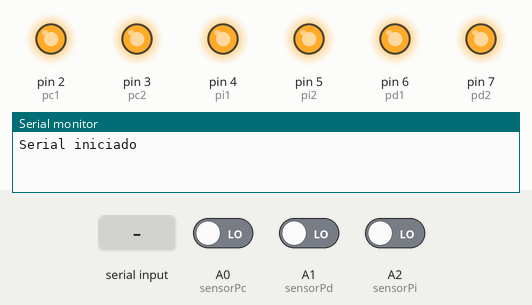
Recording of a sketch running on a simulated Arduino Uno, built with avr-gcc and run on an emulated ATmega328P. Parts: output pins drawn as LEDs (lit = HIGH), the last lines printed to the serial monitor. The test bench sets the inputs (shaded band); at power-on: A0 (sensorPc) LOW, A1 (sensorPd) LOW, A2 (sensorPi) LOW.

Above: at 1.2 s.
1.3 s: "a" received over Serial
At 1.42 s:
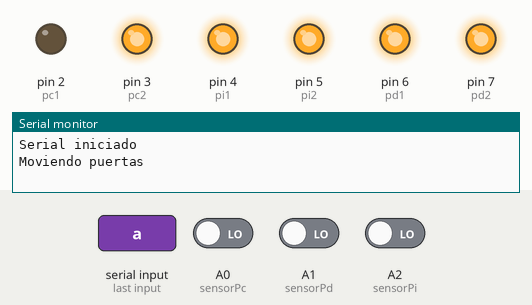
3.2 s: "z" received over the second serial link
At 3.32 s:
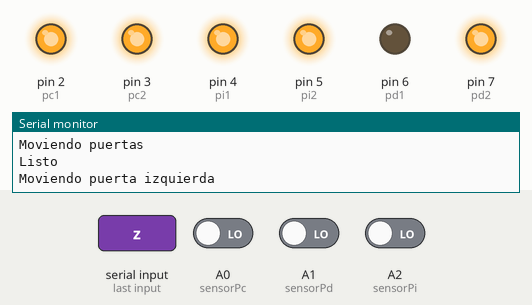
6.1 s: "x" received over Serial
At 6.7 s:
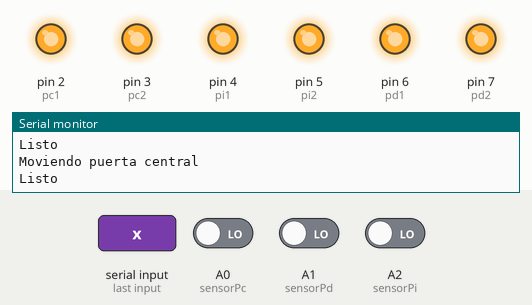
7.6 s: "y" received over the second serial link
At 8.72 s:
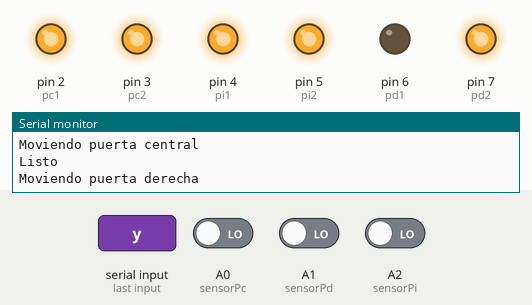
Timing chart, 0 to 10.6 s (numbered marks = the images above; inputs shaded):
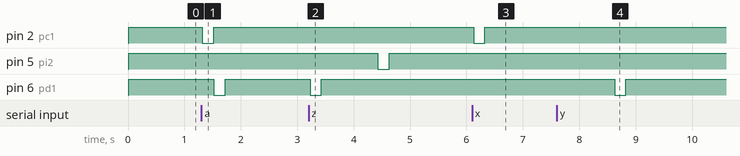

Measured:
- after the input at 1.3 s, pin 2 (pc1): HIGH → LOW at once, → HIGH 0.20 s later; pin 6 (pd1): HIGH → LOW after 0.22 s, → HIGH 0.20 s later
- after the input at 3.2 s, pin 5 (pi2): HIGH → LOW after 1.2 s, → HIGH 0.20 s later; pin 6 (pd1): HIGH → LOW at once, → HIGH 0.20 s later
- after the input at 6.1 s, pin 2 (pc1): HIGH → LOW at once, → HIGH 0.20 s later
- after the input at 7.6 s, pin 6 (pd1): HIGH → LOW after 1.0 s, → HIGH 0.20 s later

The sketch:

Apartador_VS1.1.ino
```cpp
#include <SoftwareSerial.h>

SoftwareSerial BT(9, 8);

//pines relays puerta central
#define pc1 2
#define pc2 3
#define sensorPc A0
//pines relays puerta izquierda
#define pi1 4
#define pi2 5
#define sensorPi A2
//pines relays puerta derecha
#define pd1 6
#define pd2 7
#define sensorPd A1


void setup() {

  Serial.begin(9600);
  Serial.println("Serial iniciado");
  BT.begin(9600);
  BT.println("BT iniciado");

  //declaracion salida relays
  pinMode(2, OUTPUT);
  pinMode(3, OUTPUT);
  pinMode(4, OUTPUT);
  pinMode(5, OUTPUT);
  pinMode(6, OUTPUT);
  pinMode(7, OUTPUT);
  /*
    pinMode(8, OUTPUT);
    pinMode(9, OUTPUT);*/

  //declaracion de entradas
  pinMode(A0, INPUT);
  pinMode(A1, INPUT);
  pinMode(A2, INPUT);

  // configuracion salidas
  digitalWrite(2, HIGH);
  digitalWrite(3, HIGH);
  digitalWrite(4, HIGH);
  digitalWrite(5, HIGH);
  digitalWrite(6, HIGH);
  digitalWrite(7, HIGH);

  /*corrales se numeran a,b,c,d en sentido contrario a las agujas del reloj
    comenzando por corral superior a la izquierda*/

  /*la puerta central el sensor se coloca a la derecha*/
}

void loop() {

  if (BT.available() || Serial.available()) {
    char dataSerial = Serial.read();
    char dataBT = BT.read();

    if (dataSerial == 'a' || dataBT == 'a') {

      Serial.println("Moviendo puertas");
      BT.println("Moviendo puertas");

      corralA();

      Serial.println("Listo");
      BT.println("Listo");
    }

    if (dataSerial == 'b' || dataBT == 'b') {

      Serial.println("Moviendo puertas");
      BT.println("Moviendo puertas");

      corralB();

      Serial.println("Listo");
      BT.println("Listo");
    }

    if (dataSerial == 'c' || dataBT == 'c') {

      Serial.println("Moviendo puertas");
      BT.println("Moviendo puertas");

      corralC();

      Serial.println("Listo");
      BT.println("Listo");
    }

    if (dataSerial == 'd' || dataBT == 'd') {

      Serial.println("Moviendo puertas");
      BT.println("Moviendo puertas");

      corralD();

      Serial.println("Listo");
      BT.println("Listo");
    }

    if (dataSerial == 'x' || dataBT == 'x') {

      Serial.println("Moviendo puerta central");
      BT.println("Moviendo puerta central");

      puertaCentral();

      Serial.println("Listo");
      BT.println("Listo");
    }

    if (dataSerial == 'y' || dataBT == 'y') {

      Serial.println("Moviendo puerta derecha");
      BT.println("Moviendo puerta derecha");

      puertaDerecha();

      Serial.println("Listo");
      BT.println("Listo");
    }

    if (dataSerial == 'z' || dataBT == 'z') {

      Serial.println("Moviendo puerta izquierda");
      BT.println("Moviendo puerta izquierda");

      puertaIzquierda();

      Serial.println("Listo");
      BT.println("Listo");
    }
  }
}

void corralA() {

  if (digitalRead(sensorPc) == 0) {
    digitalWrite(pc1, LOW);
    delay(200);
    digitalWrite(pc1, HIGH);
  }

  if (digitalRead(sensorPd) == 0) {
    digitalWrite(pd1, LOW);
    delay(200);
    digitalWrite(pd1, HIGH);
  }

    delay(1000);

  if (digitalRead(sensorPi) == 1) {
    digitalWrite(pi1, LOW);
    delay(200);
    digitalWrite(pi1, HIGH);
  }
}

void corralB() {

  if (digitalRead(sensorPd) == 0) {
    digitalWrite(pd1, LOW);
    delay(200);
    digitalWrite(pd1, HIGH);
  }

    delay(1000);

  if (digitalRead(sensorPi) == 0) {
    digitalWrite(pi2, LOW);
    delay(200);
    digitalWrite(pi2, HIGH);
  }
}

void corralC() {

  if (digitalRead(sensorPi) == 1) {
    digitalWrite(pi1, LOW);
    delay(200);
    digitalWrite(pi1, HIGH);
  }

  delay(1000);

  if (digitalRead(sensorPd) == 1) {
    digitalWrite(pd2, LOW);
    delay(200);
    digitalWrite(pd2, HIGH);
  }
}

void corralD() {

  if (digitalRead(sensorPc) == 1) {
    digitalWrite(pc2, LOW);
    delay(200);
    digitalWrite(pc2, HIGH);
  }

  if (digitalRead(sensorPd) == 0) {
    digitalWrite(pd1, LOW);
    delay(200);
    digitalWrite(pd1, HIGH);
  }

    delay(1000);

  if (digitalRead(sensorPi) == 1) {
    digitalWrite(pi1, LOW);
    delay(200);
    digitalWrite(pi1, HIGH);
  }
}

void puertaCentral() {

  if (digitalRead(sensorPc) == 0) {
    digitalWrite(pc1, LOW);
    delay(200);
    digitalWrite(pc1, HIGH);
  } else {
    digitalWrite(pc2, LOW);
    delay(200);
    digitalWrite(pc2, HIGH);
  }
}

void puertaDerecha() {

  if (digitalRead(sensorPi) == 1) {
    digitalWrite(pi1, LOW);
    delay(200);
    digitalWrite(pi1, HIGH);
  }

  delay(1000);

  if (digitalRead(sensorPd) == 0) {
    digitalWrite(pd1, LOW);
    delay(200);
    digitalWrite(pd1, HIGH);
  } else {
    digitalWrite(pd2, LOW);
    delay(200);
    digitalWrite(pd2, HIGH);
  }
}

void puertaIzquierda() {

  if (digitalRead(sensorPd) == 0) {
    digitalWrite(pd1, LOW);
    delay(200);
    digitalWrite(pd1, HIGH);
  }

  delay(1000);

  if (digitalRead(sensorPi) == 1) {
    digitalWrite(pi1, LOW);
    delay(200);
    digitalWrite(pi1, HIGH);
  } else {
    digitalWrite(pi2, LOW);
    delay(200);
    digitalWrite(pi2, HIGH);
  }
}
```
